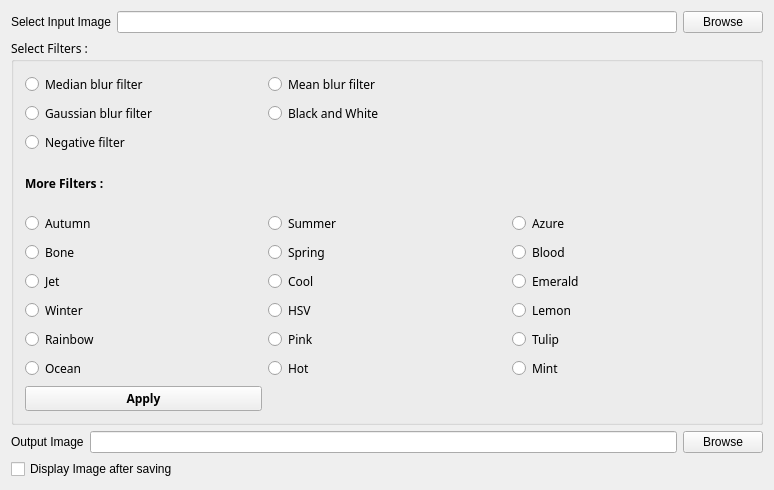
<?xml version="1.0" encoding="UTF-8"?>
<ui version="4.0">
 <class>MainWindow</class>
 <widget class="QMainWindow" name="MainWindow">
  <property name="geometry">
   <rect>
    <x>0</x>
    <y>0</y>
    <width>774</width>
    <height>490</height>
   </rect>
  </property>
  <property name="font">
   <font>
    <family>Ubuntu</family>
    <weight>50</weight>
    <bold>false</bold>
   </font>
  </property>
  <property name="windowTitle">
   <string>MainWindow</string>
  </property>
  <widget class="QWidget" name="centralWidget">
   <layout class="QVBoxLayout" name="verticalLayout_2">
    <item>
     <layout class="QHBoxLayout" name="horizontalLayout">
      <item>
       <widget class="QLabel" name="inputLabel">
        <property name="text">
         <string>Select Input Image</string>
        </property>
       </widget>
      </item>
      <item>
       <widget class="QLineEdit" name="inputImgEdit"/>
      </item>
      <item>
       <widget class="QPushButton" name="inputImgButton">
        <property name="text">
         <string>Browse</string>
        </property>
       </widget>
      </item>
     </layout>
    </item>
    <item>
     <layout class="QVBoxLayout" name="verticalLayout">
      <item>
       <widget class="QGroupBox" name="filtersGroupBox">
        <property name="font">
         <font>
          <family>Ubuntu Mono</family>
         </font>
        </property>
        <property name="title">
         <string>Select Filters :</string>
        </property>
        <layout class="QGridLayout" name="gridLayout">
         <item row="1" column="1">
          <widget class="QRadioButton" name="blacknWhiteButton">
           <property name="text">
            <string>Black and White</string>
           </property>
          </widget>
         </item>
         <item row="1" column="0">
          <widget class="QRadioButton" name="gaussianButton">
           <property name="text">
            <string>Gaussian blur filter</string>
           </property>
          </widget>
         </item>
         <item row="0" column="1">
          <widget class="QRadioButton" name="meanButton">
           <property name="text">
            <string>Mean blur filter</string>
           </property>
          </widget>
         </item>
         <item row="10" column="0">
          <widget class="QRadioButton" name="oceanButton">
           <property name="text">
            <string>Ocean</string>
           </property>
          </widget>
         </item>
         <item row="4" column="2">
          <widget class="QRadioButton" name="azureButton">
           <property name="text">
            <string>Azure</string>
           </property>
          </widget>
         </item>
         <item row="4" column="0">
          <widget class="QRadioButton" name="autumnButton">
           <property name="text">
            <string>Autumn</string>
           </property>
          </widget>
         </item>
         <item row="7" column="1">
          <widget class="QRadioButton" name="coolButton">
           <property name="text">
            <string>Cool</string>
           </property>
          </widget>
         </item>
         <item row="7" column="2">
          <widget class="QRadioButton" name="emeraldButton">
           <property name="text">
            <string>Emerald</string>
           </property>
          </widget>
         </item>
         <item row="0" column="0">
          <widget class="QRadioButton" name="medianButton">
           <property name="text">
            <string>Median blur filter</string>
           </property>
          </widget>
         </item>
         <item row="8" column="1">
          <widget class="QRadioButton" name="hsvButton">
           <property name="text">
            <string>HSV</string>
           </property>
          </widget>
         </item>
         <item row="7" column="0">
          <widget class="QRadioButton" name="jetButton">
           <property name="text">
            <string>Jet</string>
           </property>
          </widget>
         </item>
         <item row="4" column="1">
          <widget class="QRadioButton" name="summerButton">
           <property name="text">
            <string>Summer</string>
           </property>
          </widget>
         </item>
         <item row="2" column="0">
          <widget class="QRadioButton" name="negativeButton">
           <property name="text">
            <string>Negative filter</string>
           </property>
          </widget>
         </item>
         <item row="10" column="1">
          <widget class="QRadioButton" name="hotButton">
           <property name="text">
            <string>Hot</string>
           </property>
          </widget>
         </item>
         <item row="10" column="2">
          <widget class="QRadioButton" name="mintButton">
           <property name="text">
            <string>Mint</string>
           </property>
          </widget>
         </item>
         <item row="9" column="2">
          <widget class="QRadioButton" name="tulipButton">
           <property name="text">
            <string>Tulip</string>
           </property>
          </widget>
         </item>
         <item row="8" column="2">
          <widget class="QRadioButton" name="lemonButton">
           <property name="text">
            <string>Lemon</string>
           </property>
          </widget>
         </item>
         <item row="9" column="0">
          <widget class="QRadioButton" name="rainbowButton">
           <property name="text">
            <string>Rainbow</string>
           </property>
          </widget>
         </item>
         <item row="9" column="1">
          <widget class="QRadioButton" name="pinkButton">
           <property name="text">
            <string>Pink</string>
           </property>
          </widget>
         </item>
         <item row="11" column="0">
          <widget class="QPushButton" name="applyButton">
           <property name="font">
            <font>
             <family>Ubuntu Mono</family>
             <weight>75</weight>
             <bold>true</bold>
            </font>
           </property>
           <property name="text">
            <string>Apply</string>
           </property>
          </widget>
         </item>
         <item row="6" column="1">
          <widget class="QRadioButton" name="springButton">
           <property name="text">
            <string>Spring</string>
           </property>
          </widget>
         </item>
         <item row="6" column="2">
          <widget class="QRadioButton" name="bloodButton">
           <property name="text">
            <string>Blood</string>
           </property>
          </widget>
         </item>
         <item row="6" column="0">
          <widget class="QRadioButton" name="boneButton">
           <property name="text">
            <string>Bone</string>
           </property>
          </widget>
         </item>
         <item row="8" column="0">
          <widget class="QRadioButton" name="winterButton">
           <property name="text">
            <string>Winter</string>
           </property>
          </widget>
         </item>
         <item row="3" column="0">
          <widget class="QLabel" name="moreLabel">
           <property name="font">
            <font>
             <weight>75</weight>
             <bold>true</bold>
             <strikeout>false</strikeout>
            </font>
           </property>
           <property name="cursor">
            <cursorShape>ArrowCursor</cursorShape>
           </property>
           <property name="text">
            <string>More Filters :</string>
           </property>
          </widget>
         </item>
        </layout>
       </widget>
      </item>
     </layout>
    </item>
    <item>
     <layout class="QHBoxLayout" name="horizontalLayout_2">
      <item>
       <widget class="QLabel" name="outputLabel">
        <property name="text">
         <string>Output Image</string>
        </property>
       </widget>
      </item>
      <item>
       <widget class="QLineEdit" name="outputImgEdit"/>
      </item>
      <item>
       <widget class="QPushButton" name="outputImgButton">
        <property name="text">
         <string>Browse</string>
        </property>
       </widget>
      </item>
     </layout>
    </item>
    <item>
     <widget class="QCheckBox" name="displayCheckBox">
      <property name="text">
       <string>Display Image after saving</string>
      </property>
     </widget>
    </item>
   </layout>
  </widget>
 </widget>
 <layoutdefault spacing="6" margin="11"/>
 <resources/>
 <connections/>
</ui>
